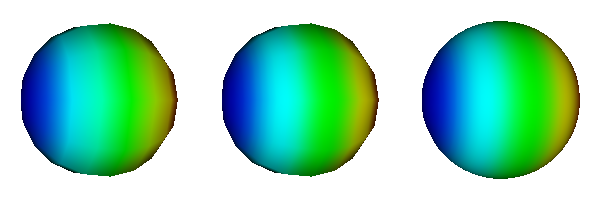

Reproduce this figure in Python.
#!/usr/bin/env python

# Demonstrate vtkButterflySubdivisionFilter and vtkLinearSubdivisionFilter
# preserving point data (elevation) on a sphere, shown in three viewports:
# butterfly subdivision, linear subdivision, and original sphere.

# Factory overrides
import vtkmodules.vtkInteractionStyle  # noqa: F401
import vtkmodules.vtkRenderingFreeType  # noqa: F401
import vtkmodules.vtkRenderingOpenGL2  # noqa: F401

from vtkmodules.vtkCommonCore import vtkLookupTable
from vtkmodules.vtkFiltersCore import vtkElevationFilter
from vtkmodules.vtkFiltersModeling import (
    vtkButterflySubdivisionFilter,
    vtkLinearSubdivisionFilter,
)
from vtkmodules.vtkFiltersSources import vtkSphereSource
from vtkmodules.vtkRenderingCore import (
    vtkActor,
    vtkCamera,
    vtkLight,
    vtkPolyDataMapper,
    vtkRenderWindow,
    vtkRenderWindowInteractor,
    vtkRenderer,
)

# Sphere with elevation coloring
sphere = vtkSphereSource()
sphere.SetPhiResolution(11)
sphere.SetThetaResolution(11)

color_it = vtkElevationFilter()
color_it.SetInputConnection(sphere.GetOutputPort())
color_it.SetLowPoint(0, 0, -0.5)
color_it.SetHighPoint(0, 0, 0.5)

# Butterfly subdivision
butterfly = vtkButterflySubdivisionFilter()
butterfly.SetInputConnection(color_it.GetOutputPort())
butterfly.SetNumberOfSubdivisions(3)

# Linear subdivision
linear = vtkLinearSubdivisionFilter()
linear.SetInputConnection(color_it.GetOutputPort())
linear.SetNumberOfSubdivisions(3)

lookup_table = vtkLookupTable()
lookup_table.SetNumberOfColors(256)
lookup_table.Build()

# Mapper and actor pairs
mapper = vtkPolyDataMapper()
mapper.SetInputConnection(butterfly.GetOutputPort())
mapper.SetLookupTable(lookup_table)
actor = vtkActor()
actor.SetMapper(mapper)

mapper_2 = vtkPolyDataMapper()
mapper_2.SetInputConnection(linear.GetOutputPort())
mapper_2.SetLookupTable(lookup_table)
actor_2 = vtkActor()
actor_2.SetMapper(mapper_2)

mapper_3 = vtkPolyDataMapper()
mapper_3.SetInputConnection(color_it.GetOutputPort())
mapper_3.SetLookupTable(lookup_table)
actor_3 = vtkActor()
actor_3.SetMapper(mapper_3)

# Renderers
renderer_0 = vtkRenderer()
renderer_0.SetViewport(0, 0, 0.33, 1)
renderer_0.AddActor(actor_3)
renderer_0.SetBackground(1, 1, 1)

renderer_1 = vtkRenderer()
renderer_1.SetViewport(0.33, 0, 0.67, 1)
renderer_1.AddActor(actor_2)
renderer_1.SetBackground(1, 1, 1)

renderer_2 = vtkRenderer()
renderer_2.SetViewport(0.67, 0, 1, 1)
renderer_2.AddActor(actor)
renderer_2.SetBackground(1, 1, 1)

# Window
render_window = vtkRenderWindow()
render_window.AddRenderer(renderer_0)
render_window.AddRenderer(renderer_1)
render_window.AddRenderer(renderer_2)
render_window.SetSize(600, 200)
render_window.SetWindowName("subdivide point data")

# Scene
camera = vtkCamera()
camera.Azimuth(70)

light = vtkLight()
light.SetPosition(camera.GetPosition())
light.SetFocalPoint(camera.GetFocalPoint())

renderer_2.SetActiveCamera(camera)
renderer_2.AddLight(light)
renderer_2.ResetCamera()
camera.Dolly(1.4)
renderer_2.ResetCameraClippingRange()

renderer_1.SetActiveCamera(camera)
renderer_1.AddLight(light)

renderer_0.SetActiveCamera(camera)
renderer_0.AddLight(light)

# Interactor
interactor = vtkRenderWindowInteractor()
interactor.SetRenderWindow(render_window)

interactor.Initialize()
interactor.Start()
